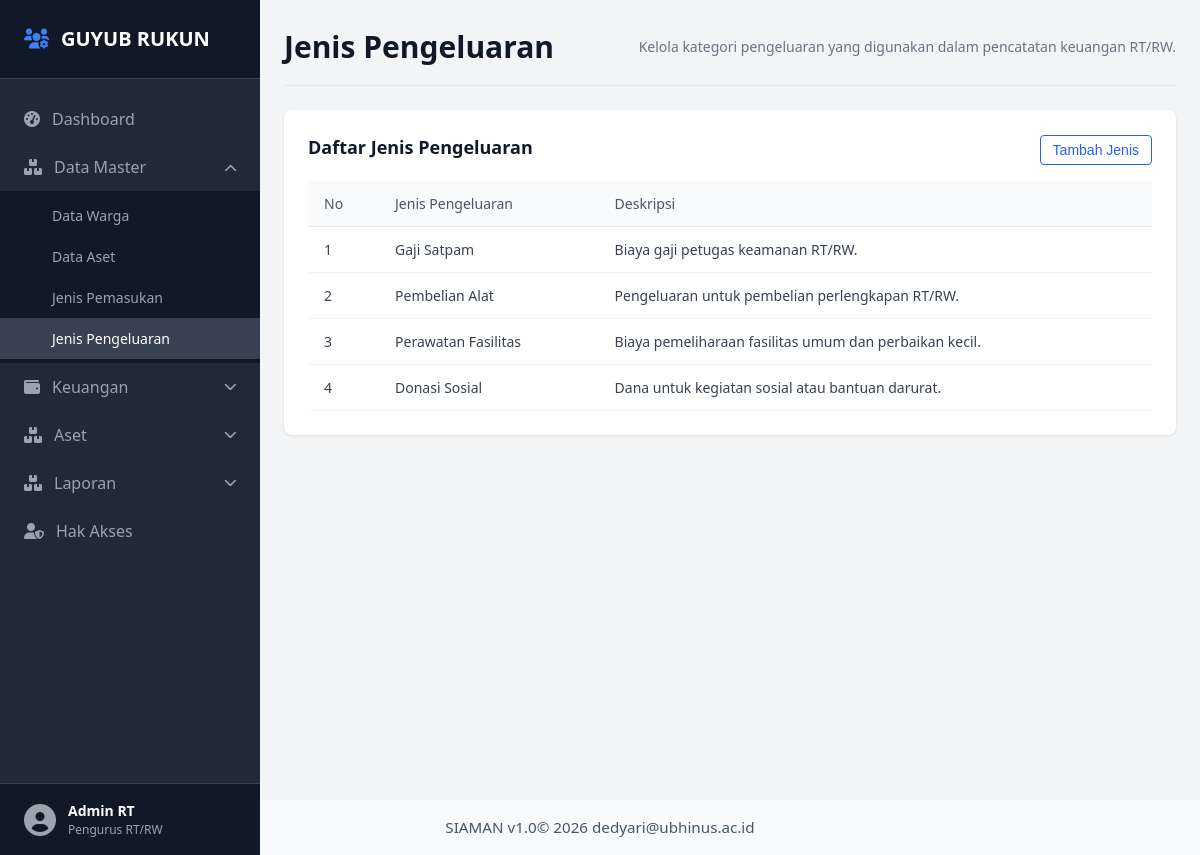
Page /jenis-pengeluaran.php on the committed database.
### tables this page shows
CREATE TABLE IF NOT EXISTS jenis_transaksi (
    id INT AUTO_INCREMENT PRIMARY KEY,
    tipe ENUM('Pemasukan', 'Pengeluaran') NOT NULL,
    nama VARCHAR(120) NOT NULL,
    deskripsi TEXT,
    created_at TIMESTAMP DEFAULT CURRENT_TIMESTAMP
);

### inc/db.php (called while the page is built, shortened)
<?php
try {
    $dbAvailable = true;
} catch (PDOException $exception) {
    $dbError = $exception->getMessage();
}
?>

### inc/data.php (called while the page is built, shortened)
<?php
require_once __DIR__ . '/db.php';
function dbFetchAll($sql) {
    global $pdo, $dbAvailable;
    return $pdo->query($sql)->fetchAll();
}
if ($dbAvailable) {
    $dbJenisPengeluaran = dbFetchAll('SELECT nama AS jenis, deskripsi FROM jenis_transaksi WHERE tipe = "Pengeluaran" ORDER BY id ASC');
    if ($dbJenisPengeluaran) {
        $jenisPengeluaran = $dbJenisPengeluaran;
    }
}
?>

### jenis-pengeluaran.php (the view, shortened to what this page needs)
<?php
include 'inc/data.php';
include 'inc/header.php';
?>
<header class="dashboard-header">
    <h1>Jenis Pengeluaran</h1>
    <div class="periode-aktif">
        Kelola kategori pengeluaran yang digunakan dalam pencatatan keuangan RT/RW.
    </div>
</header>
<section class="details-box data-warga-box">
    <div class="transaksi-header">
        <h2>Daftar Jenis Pengeluaran</h2>
        <button id="btnTambahJenisPengeluaran" class="btn-filter" type="button">Tambah Jenis</button>
    </div>
    <div class="table-responsive">
        <table class="data-table">
            <thead>
                <tr>
                    <th>No</th>
                    <th>Jenis Pengeluaran</th>
                    <th>Deskripsi</th>
                </tr>
            </thead>
            <tbody>
                <?php foreach ($jenisPengeluaran as $index => $item): ?>
                    <tr>
                        <td><?= $index + 1 ?></td>
                        <td><?= htmlspecialchars($item['jenis'], ENT_QUOTES, 'UTF-8') ?></td>
                        <td><?= htmlspecialchars($item['deskripsi'], ENT_QUOTES, 'UTF-8') ?></td>
                    </tr>
                <?php endforeach; ?>
            </tbody>
        </table>
    </div>
</section>
<?php include 'inc/footer.php'; ?>

### css/style.css (style rules this page uses)
* { margin: 0; padding: 0; box-sizing: border-box; }
body { font-family: 'Segoe UI', Tahoma, Geneva, Verdana, sans-serif; background-color: #f3f4f6; color: #1f2937; line-height: 1.5; }
.dashboard-header { display: flex; justify-content: space-between; align-items: center; border-bottom: 1px solid #e5e7eb; padding-bottom: 16px; margin-bottom: 24px; }
.dashboard-header h1 { font-size: 1.875rem; font-weight: 700; color: #111827; }
.periode-aktif { font-size: 0.875rem; color: #6b7280; }
.details-box { background-color: #ffffff; border-radius: 8px; box-shadow: 0 1px 3px rgba(0, 0, 0, 0.1); padding: 24px; }
.details-box h2 { font-size: 1.125rem; font-weight: 700; color: #111827; margin-bottom: 4px; }
.transaksi-header { display: flex; justify-content: space-between; align-items: center; gap: 16px; margin-bottom: 16px; }
.btn-filter { background: none; border: 1px solid #2563eb; color: #2563eb; padding: 6px 12px; border-radius: 4px; font-size: 0.875rem; cursor: pointer; transition: all 0.2s; }
.table-responsive { width: 100%; overflow-x: auto; }
.data-table { width: 100%; border-collapse: collapse; text-align: left; font-size: 0.875rem; }
.data-table th { background-color: #f9fafb; color: #4b5563; padding: 12px 16px; font-weight: 500; border-bottom: 1px solid #e5e7eb; }
.data-table td { padding: 12px 16px; border-bottom: 1px solid #f3f4f6; color: #374151; }

### rows in the picture
jenis_transaksi: nama "Gaji Satpam", deskripsi "Biaya gaji petugas keamanan RT/RW."
jenis_transaksi: nama "Pembelian Alat", deskripsi "Pengeluaran untuk pembelian perlengkapan RT/RW."
jenis_transaksi: nama "Perawatan Fasilitas", deskripsi "Biaya pemeliharaan fasilitas umum dan perbaikan kecil."
jenis_transaksi: nama "Donasi Sosial", deskripsi "Dana untuk kegiatan sosial atau bantuan darurat."
